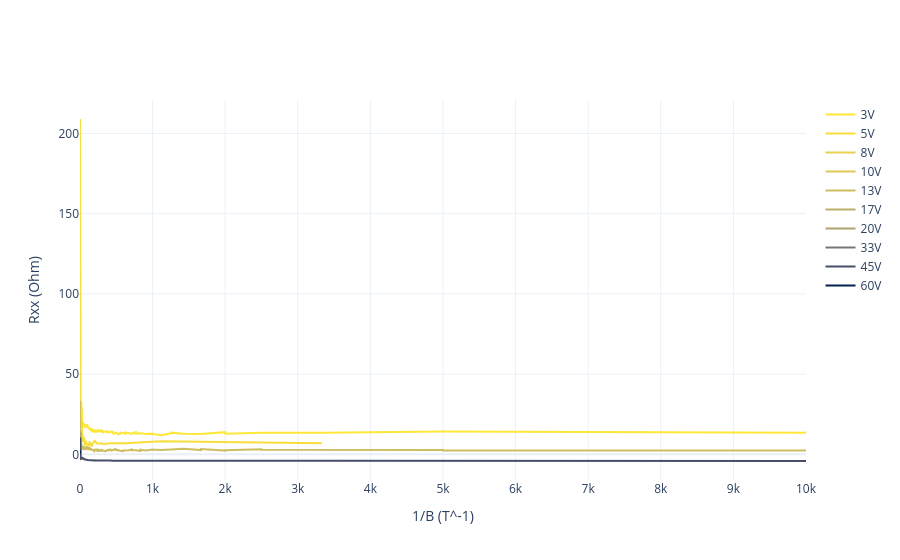
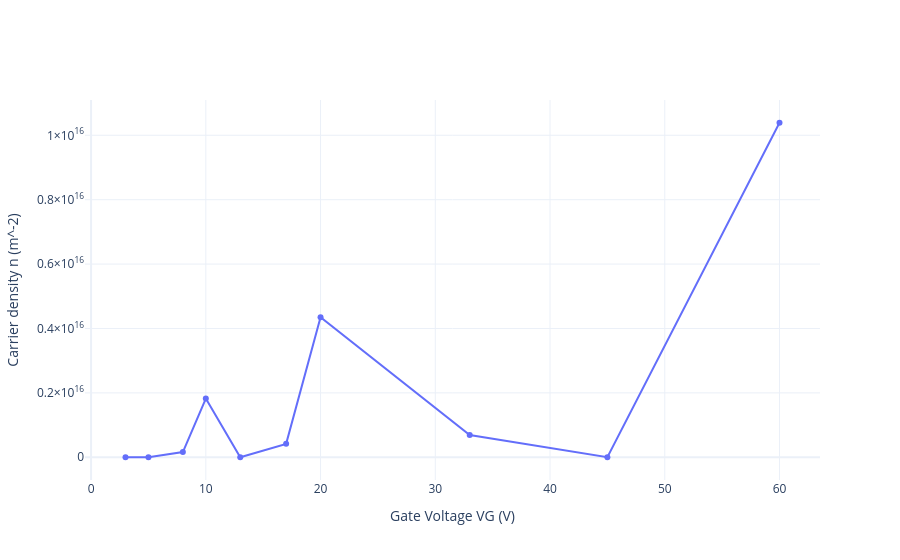

Notebook code cell kept with these figures, in order:
### Code cell
import numpy as np
import pandas as pd
import plotly.graph_objects as go
from scipy.signal import detrend
from numpy.fft import fft, fftfreq
import matplotlib.cm as cm

e = 1.602176634e-19
h = 6.62607015e-34

df = pd.read_csv("sdh.csv")

gate_voltages = sorted(
    [col.split("_")[-1] for col in df.columns if "Rxx_" in col],
    key=lambda x: float(x.replace("V", ""))
)

VG_numeric = np.array([float(v.replace("V", "")) for v in gate_voltages])

cmap = cm.get_cmap("cividis_r")

n_dict = {}

fig = go.Figure()

for VG in gate_voltages:

    try:
        Binv = pd.to_numeric(df[f"Binv_{VG}"], errors="coerce").values
        Rxx  = pd.to_numeric(df[f"Rxx_{VG}"], errors="coerce").values
    except KeyError:
        continue

    idx = np.argsort(Binv)
    x = Binv[idx]
    y = Rxx[idx]

    mask = np.isfinite(x) & np.isfinite(y)
    x = x[mask]
    y = y[mask]

    if len(x) < 10:
        continue

    VG_float = float(VG.replace("V", ""))

    t = (VG_float - VG_numeric.min()) / (VG_numeric.max() - VG_numeric.min())
    r, g, b = (np.array(cmap(t)[:3]) * 255).astype(int)
    color = f"rgb({int(r)},{int(g)},{int(b)})"

    fig.add_trace(
        go.Scatter(
            x=x,
            y=y,
            mode="lines",
            name=VG,
            line=dict(color=color)
        )
    )

    dx = np.mean(np.diff(x))
    y_detrended = detrend(y)

    yf = fft(y_detrended)
    xf = fftfreq(len(x), d=dx)

    pos = xf > 0
    xf = xf[pos]
    yf = np.abs(yf[pos])

    if len(xf) == 0:
        continue

    F = xf[np.argmax(yf)]
    n = (2 * e / h) * F

    n_dict[VG_float] = n

fig.update_layout(
    xaxis_title="1/B (T^-1)",
    yaxis_title="Rxx (Ohm)",
    template="plotly_white"
)

fig.show()

n_sorted = dict(sorted(n_dict.items()))

fig2 = go.Figure()
fig2.add_trace(
    go.Scatter(
        x=list(n_sorted.keys()),
        y=list(n_sorted.values()),
        mode="lines+markers"
    )
)

fig2.update_layout(
    xaxis_title="Gate Voltage VG (V)",
    yaxis_title="Carrier density n (m^-2)",
    template="plotly_white"
)

fig2.show()

### Figure 1 — Plotly figure (JSON) as saved in the notebook; plotly's stock layout.template omitted (floating-point values rounded to 4 significant figures; data arrays with more than 128 entries replaced by an {"elided": "..."} marker saying what was removed)
{"data": [{"line": {"color": "rgb(253,231,55)"}, "mode": "lines", "name": "3V", "type": "scatter", "x": {"elided": "15259 float values"}, "y": {"elided": "15259 float values"}}, {"line": {"color": "rgb(248,222,59)"}, "mode": "lines", "name": "5V", "type": "scatter", "x": {"elided": "3054 float values"}, "y": {"elided": "3054 float values"}}, {"line": {"color": "rgb(232,209,78)"}, "mode": "lines", "name": "8V", "type": "scatter", "x": {"elided": "1779 float values"}, "y": {"elided": "1779 float values"}}, {"line": {"color": "rgb(222,201,87)"}, "mode": "lines", "name": "10V", "type": "scatter", "x": {"elided": "2414 float values"}, "y": {"elided": "2414 float values"}}, {"line": {"color": "rgb(207,189,97)"}, "mode": "lines", "name": "13V", "type": "scatter", "x": {"elided": "15255 float values"}, "y": {"elided": "15255 float values"}}, {"line": {"color": "rgb(188,174,107)"}, "mode": "lines", "name": "17V", "type": "scatter", "x": {"elided": "2102 float values"}, "y": {"elided": "2102 float values"}}, {"line": {"color": "rgb(174,162,113)"}, "mode": "lines", "name": "20V", "type": "scatter", "x": {"elided": "2288 float values"}, "y": {"elided": "2288 float values"}}, {"line": {"color": "rgb(118,118,118)"}, "mode": "lines", "name": "33V", "type": "scatter", "x": {"elided": "2921 float values"}, "y": {"elided": "2921 float values"}}, {"line": {"color": "rgb(70,80,107)"}, "mode": "lines", "name": "45V", "type": "scatter", "x": {"elided": "6864 float values"}, "y": {"elided": "6864 float values"}}, {"line": {"color": "rgb(0,34,77)"}, "mode": "lines", "name": "60V", "type": "scatter", "x": {"elided": "3476 float values"}, "y": {"elided": "3476 float values"}}], "layout": {"xaxis": {"title": {"text": "1/B (T^-1)"}}, "yaxis": {"title": {"text": "Rxx (Ohm)"}}}}

### Figure 2 — Plotly figure (JSON) as saved in the notebook; plotly's stock layout.template omitted (floating-point values rounded to 4 significant figures)
{"data": [{"mode": "lines+markers", "type": "scatter", "x": [3, 5, 8, 10, 13, 17, 20, 33, 45, 60], "y": [193400000000.0, 580200000000.0, 162400000000000.0, 1822000000000000.0, 580300000000.0, 416600000000000.0, 4350043410648344, 690600000000000.0, 338500000000.0, 10390170163784480]}], "layout": {"xaxis": {"title": {"text": "Gate Voltage VG (V)"}}, "yaxis": {"title": {"text": "Carrier density n (m^-2)"}}}}
